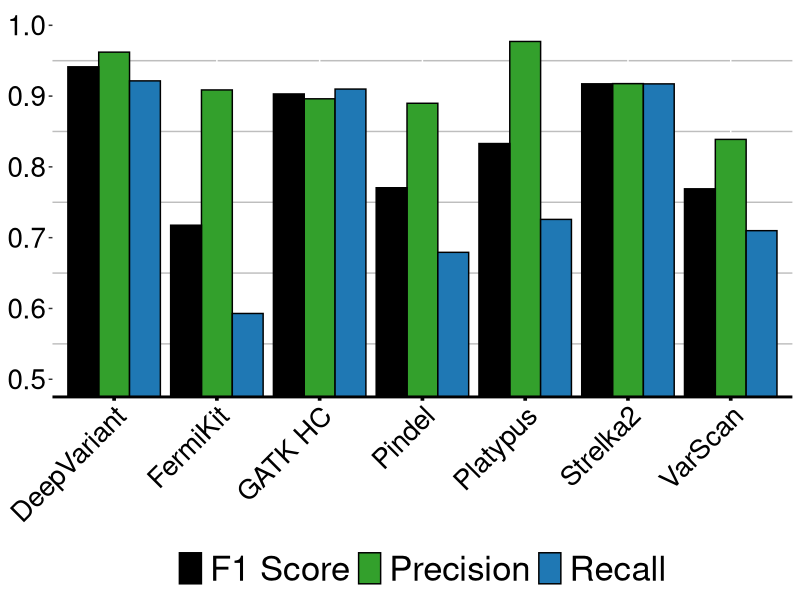

Generate this figure with R:
Results <- read.table("input.txt",header = T)

Results_frame <- vector()
for (i in 1:7)
{
  for (j in 2:4)
  {
    item <- vector()
    item <- c(as.character(Results[i,1]),as.numeric(as.character(Results[i,j])),
              as.character(colnames(Results)[j]))
    Results_frame <- rbind(Results_frame,item)
  }
}
Results_frame <- data.frame(Results_frame)
colnames(Results_frame) <- c("Callers","value","category")
Results_frame$category <- factor(Results_frame$category, levels = c("Precision","Recall","F1_Score"))


library(ggplot2)
# Plot
p <- ggplot(Results_frame,aes(fill=as.character(category),
                           y=as.numeric(as.character(value)),x=Callers))+ 
  geom_bar(stat="identity",color="black", position=position_dodge()) + coord_cartesian(ylim = c(0.5,1))
p <- p + scale_fill_manual(values=c("#000000","#33a02c","#1f78b4"),
                           labels=c("F1 Score","Precision","Recall"))
p <- p + theme(
  axis.text.x = element_text(color = "black",size=20,angle=45, hjust=1),
  axis.text.y = element_text(color = "black",size=20),
  axis.title.x = element_blank(),
  axis.title.y = element_blank(),
  #legend.position = "none",
  legend.position = "bottom",
  legend.text = element_text(size=25),
  legend.title = element_blank(),
  panel.background = element_blank(),
  axis.line.x = element_line(colour="black",size=1),
  axis.line.y = element_blank(),
  axis.ticks.x = element_line(colour="black",size=1.25),
  panel.grid.minor = element_line(colour="gray", size=0.5))
p <- p + scale_x_discrete(labels=c("VarScan"="VarScan", "Strelka2"="Strelka2","Platypus"="Platypus","Pindel"="Pindel",
                                   "GATK_HC"="GATK HC","FermiKit"="FermiKit","DeepVariant"="DeepVariant"))
tiff(filename ="exom2.tiff",width = 900,height = 400, pointsize = 17)
print(p)
dev.off()   











































